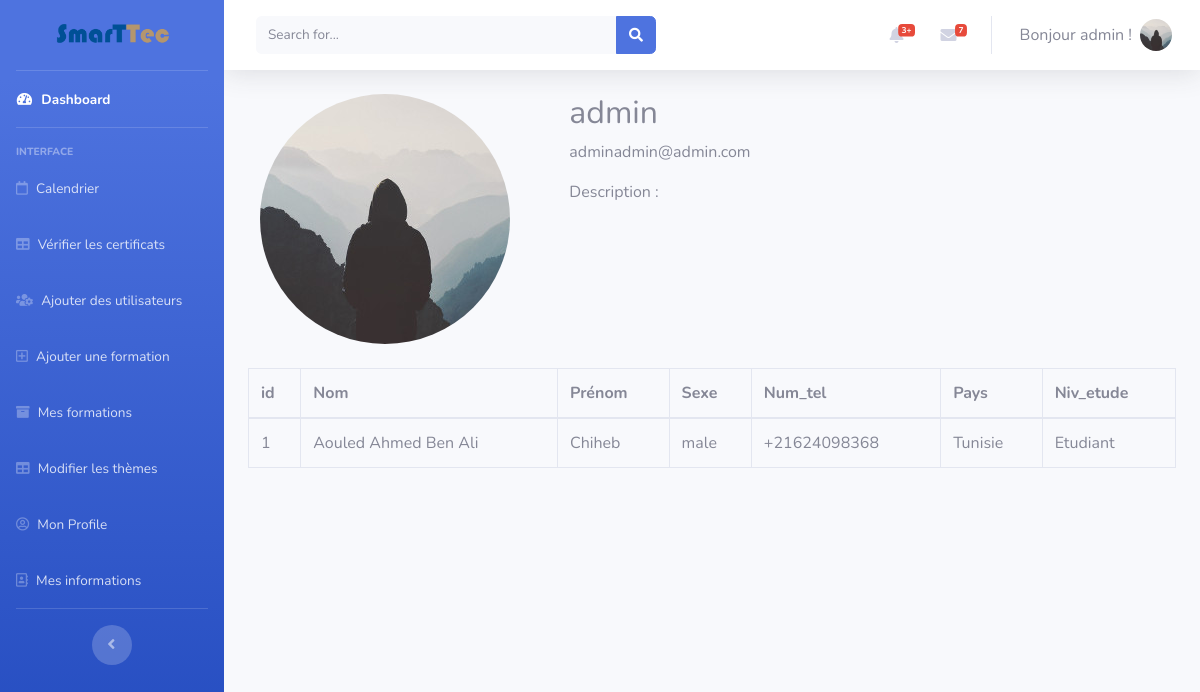
The page /profile/1 (signed in) on the database as committed earlier.
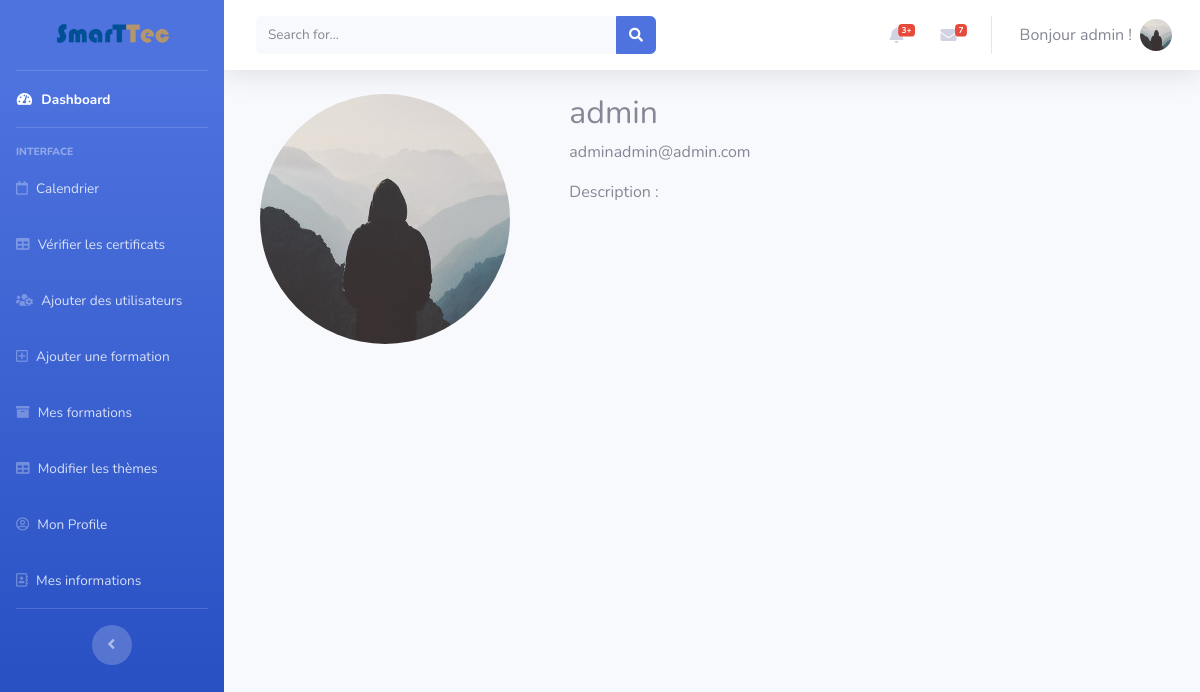
The same page on the database as committed later.
### flaskblog/models.py (models this page shows, shortened)
class User(db.Model, UserMixin):
    id = db.Column(db.Integer, primary_key=True)
    username = db.Column(db.String(20), unique=True, nullable=False)
    email = db.Column(db.String(120), unique=True, nullable=False)
    image_file = db.Column(db.String(20), nullable=False,
                           default='default.jpg')
    password = db.Column(db.String(60), nullable=False)
    acc_rights = db.Column(db.Integer, default=2)
    posts = db.relationship('Post', backref='author', lazy=True)
    subscriptions = db.relationship(
        'Subscription', backref='subscribed', lazy=True)
    infos = db.relationship(
        'Userinfo', backref='currentuser', lazy=True)

class Userinfo(db.Model):
    id = db.Column(db.Integer, primary_key=True)
    Nom = db.Column(db.String(30), nullable=True)
    Prenom = db.Column(db.String(30), nullable=True)
    Sexe = db.Column(db.String(20), nullable=True)
    Num_tel = db.Column(db.String(20), nullable=True)
    Pays = db.Column(db.String(20), nullable=True)
    Niv_etude = db.Column(db.String(20), nullable=True)
    user_id = db.Column(db.Integer, db.ForeignKey(
        'user.id'), nullable=False)

### flaskblog/users/routes.py (the view)
@ users.route("/profile/<int:user_id>", methods=['GET', 'POST'])
@ login_required
def profile(user_id):
    user = User.query.get(user_id)
    if(len(user.infos)):
        userinfo = user.infos[0]
    else:
        userinfo = None
    return render_template('profile.html', user=user, userinfo=userinfo)

### flaskblog/models.py (called while the page is built)
@login_manager.user_loader
def load_user(user_id):
    return User.query.get(int(user_id))

### flaskblog/templates/startbootstrap-sb-admin-2-gh-pages/profile.html (shortened to what this page needs)
{% extends "base.html" %} {% block content %}
<div id="wrapper">
  {% include 'Sidebar.html' %}
  <div id="content-wrapper" class="d-flex flex-column">
    <div id="content">
      {% include 'Topbar.html' %}
      <div class="container-fluid">
        <div class="content-section">
          <div class="media">
            <div class="col-4">
              <img
                class="rounded-circle account-img"
                src="{{url_for('static',filename='profile_pics/'+user.image_file) }}"
              />
            </div>
            <div class="media-body center col-8">
              <h2 class="account-heading">{{ user.username }}</h2>
              <p class="text-secondary">{{ user.email }}</p>
              <p>Description : <br /></p>
            </div>
          </div>
        {% if userinfo %}
            <table class="table table-bordered" width="100%" cellspacing="0">
              <thead>
                <tr>
                  <th>id</th>
                  <th>Nom</th>
                  <th>Prénom</th>
                  <th>Sexe</th>
                  <th>Num_tel</th>
                  <th>Pays</th>
                  <th>Niv_etude</th>
                </tr>
              </thead>
              <tbody>
                <tr>
                  <td>{{user.id}}</td>
                  <td>{{userinfo.Nom}}</td>
                  <td>{{userinfo.Prenom}}</td>
                  <td>{{userinfo.Sexe}}</td>
                  <td>{{userinfo.Num_tel}}</td>
                  <td>{{userinfo.Pays}}</td>
                  <td>{{userinfo.Niv_etude}}</td>
                </tr>
              </tbody>
            </table>
        {% endif %}
        </div>
      </div>
    </div>
  </div>
</div>
{% endblock %}

### flaskblog/templates/startbootstrap-sb-admin-2-gh-pages/base.html (shortened to what this page needs)
<!DOCTYPE html>
<html lang="en">
  <head>
    <link
      href="{{url_for('static',filename='vendor/fontawesome-free/css/all.min.css')}}"
      rel="stylesheet"
      type="text/css"
    />
    <link
      href="{{url_for('static',filename='vendor/fullcalendar/main.css')}}"
      rel="stylesheet"
    />
    <link
      href="{{url_for('static',filename='css/sb-admin-2.min.css')}}"
      rel="stylesheet"
    />
    <link
      href="{{url_for('static',filename='css/fedora.css')}}"
      rel="stylesheet"
    />
    <link
      href="{{url_for('static',filename='css/extra.css')}}"
      rel="stylesheet"
    />
    <link
      href="{{url_for('static',filename='scss/calendar.scss')}}"
      rel="stylesheet"
    />
  </head>
  <body id="page-top">
    {%block content %}{% endblock %} {% include 'modals/flashes_modal.html' %}
  </body>
</html>

### flaskblog/templates/startbootstrap-sb-admin-2-gh-pages/Sidebar.html
<div id="wrapper">
  <ul
    class="navbar-nav bg-gradient-primary sidebar sidebar-dark accordion"
    id="accordionSidebar"
  >
    <a
      class="sidebar-brand d-flex align-items-center justify-content-center"
      href="/"
    >
      <img
        src="{{url_for('static',filename='img/SMARTTEC-Logo.png')}}"
        style="max-width: 100%; max-height: 100%"
      />
    </a>
    <hr class="sidebar-divider my-0" />
    <li class="nav-item active">
      <a class="nav-link" href="/home">
        <i class="fas fa-fw fa-tachometer-alt"></i>
        <span>Dashboard</span></a
      >
    </li>
    <hr class="sidebar-divider" />
    <div class="sidebar-heading">Interface</div>
    <li class="nav-item">
      <a class="nav-link" href="/calendar">
        <i class="far fa-calendar"></i>
        <span>Calendrier</span></a
      >
    </li>
    <li class="nav-item">
      <a class="nav-link" href="/search">
        <i class="fas fa-table"></i>
        <span>Vérifier les certificats</span></a
      >
    </li>
    {%if current_user.is_authenticated %} {% if current_user.acc_rights==2 %}
    <li class="nav-item">
      <a class="nav-link" href="/">
        <i class="fas fa-shopping-cart"></i>
        <span>Trouver une Formation</span></a
      >
    </li>
    <li class="nav-item">
      <a class="nav-link" href="/mesformations">
        <i class="fas fa-shopping-basket"></i>
        <span>Mes Formations</span></a
      >
    </li>
    {% elif current_user.acc_rights==0 %}
    <li class="nav-item">
      <a class="nav-link" href="/add_users">
        <i class="fas fa-users-cog"></i>
        <span>Ajouter des utilisateurs</span></a
      >
    </li>
    {% endif %} {% if current_user.acc_rights!=2 %}
    <li class="nav-item">
      <a class="nav-link" href="/post/new">
        <i class="far fa-plus-square"></i>
        <span>Ajouter une formation</span></a
      >
    </li>
    <li class="nav-item">
      <a class="nav-link" href="/formations">
        <i class="fas fa-archive"></i>
        <span>Mes formations</span></a
      >
    </li>
    <li class="nav-item">
      <a class="nav-link" href="/theme/new">
        <i class="fas fa-table"></i>
        <span>Modifier les thèmes</span></a
      >
    </li>
    {% endif %}
    <li class="nav-item">
      <a class="nav-link" href="/account">
        <i class="far fa-user-circle"></i>
        <span>Mon Profile</span></a
      >
    </li>
    <li class="nav-item">
      <a class="nav-link" href="/infos">
        <i class="far fa-address-book"></i>
        <span>Mes informations</span></a
      >
    </li>
    {% endif %}
    <hr class="sidebar-divider" />
    <div class="text-center d-none d-md-inline">
      <button class="rounded-circle border-0" id="sidebarToggle"></button>
    </div>
  </ul>
</div>

### flaskblog/templates/startbootstrap-sb-admin-2-gh-pages/Topbar.html (shortened to what this page needs)
<nav
  class="navbar navbar-expand navbar-light bg-white topbar mb-4 static-top shadow"
>
  <form
    class="d-none d-sm-inline-block form-inline mr-auto ml-md-3 my-2 my-md-0 mw-100 navbar-search"
  >
    <div class="input-group">
      <input
        type="text"
        class="form-control bg-light border-0 small"
        placeholder="Search for..."
        aria-label="Search"
        aria-describedby="basic-addon2"
      />
      <div class="input-group-append">
        <button class="btn btn-primary" type="button">
          <i class="fas fa-search fa-sm"></i>
        </button>
      </div>
    </div>
  </form>
  <ul class="navbar-nav ml-auto">
    {% if current_user.username %}
    <li class="nav-item dropdown no-arrow mx-1">
      <a
        class="nav-link dropdown-toggle"
        href="#"
        id="alertsDropdown"
        role="button"
        data-toggle="dropdown"
        aria-haspopup="true"
        aria-expanded="false"
      >
        <i class="fas fa-bell fa-fw"></i>
        <span class="badge badge-danger badge-counter">3+</span>
      </a>
    </li>
    <li class="nav-item dropdown no-arrow mx-1">
      <a
        class="nav-link dropdown-toggle"
        href="#"
        id="messagesDropdown"
        role="button"
        data-toggle="dropdown"
        aria-haspopup="true"
        aria-expanded="false"
      >
        <i class="fas fa-envelope fa-fw"></i>
        <span class="badge badge-danger badge-counter">7</span>
      </a>
    </li>
    <li class="nav-item dropdown no-arrow">
      <a
        class="nav-link dropdown-toggle"
        href="#"
        id="userDropdown"
        role="button"
        data-toggle="dropdown"
        aria-haspopup="true"
        aria-expanded="false"
      >
        <span class="mr-2 d-none d-lg-inline text-gray-600 large"
          >Bonjour {{current_user.username}} !</span
        >
        <img
          class="img-profile rounded-circle"
          src="{{url_for('static',filename='profile_pics/' +current_user.image_file)}}"
        />
      </a>
    </li>
    {%endif%}
  </ul>
</nav>

### flaskblog/static/css/extra.css (style rules this page uses)
:root { --input-padding-x: 1.5rem; --input-padding-y: 0.75rem; }

Rows that differ between the two databases and show on the page:
removed Userinfo: Nom "Aouled Ahmed Ben Ali", Prenom "Chiheb", Sexe "male", Num_tel "+21624098368", Pays "Tunisie", Niv_etude "Etudiant"
changed User "admin": id "1" → (not shown)
Other text that changed with them:
text no longer shown: "id Nom Prénom Sexe Num_tel Pays Niv_etude"
